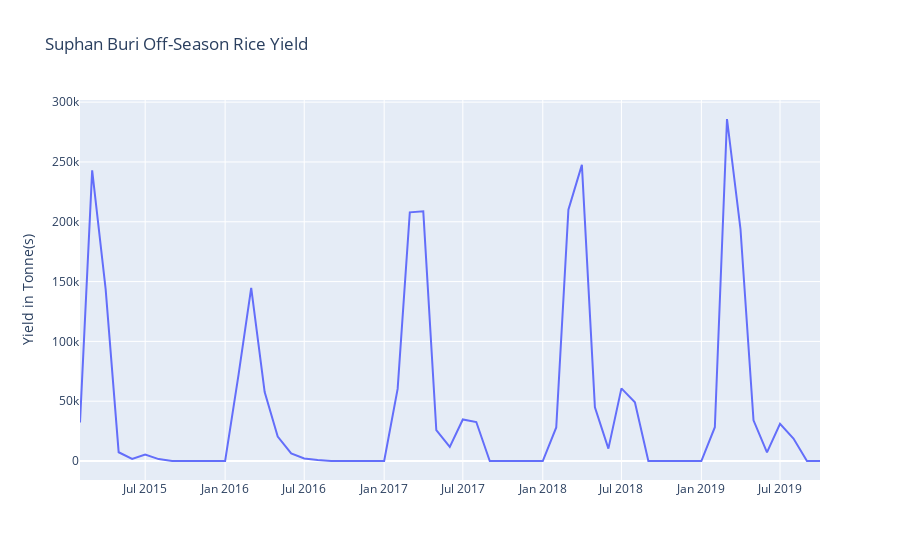

The notebook cell this image was saved under:
### Code cell
py.iplot({'data':go.Scatter(x=df_off_area['ds'], y=df_off_area['y'], name='y'),
         'layout':dict(title = area_off + ' Off-Season Rice Yield',
                       yaxis = dict(title = 'Yield in Tonne(s)'))
         })
